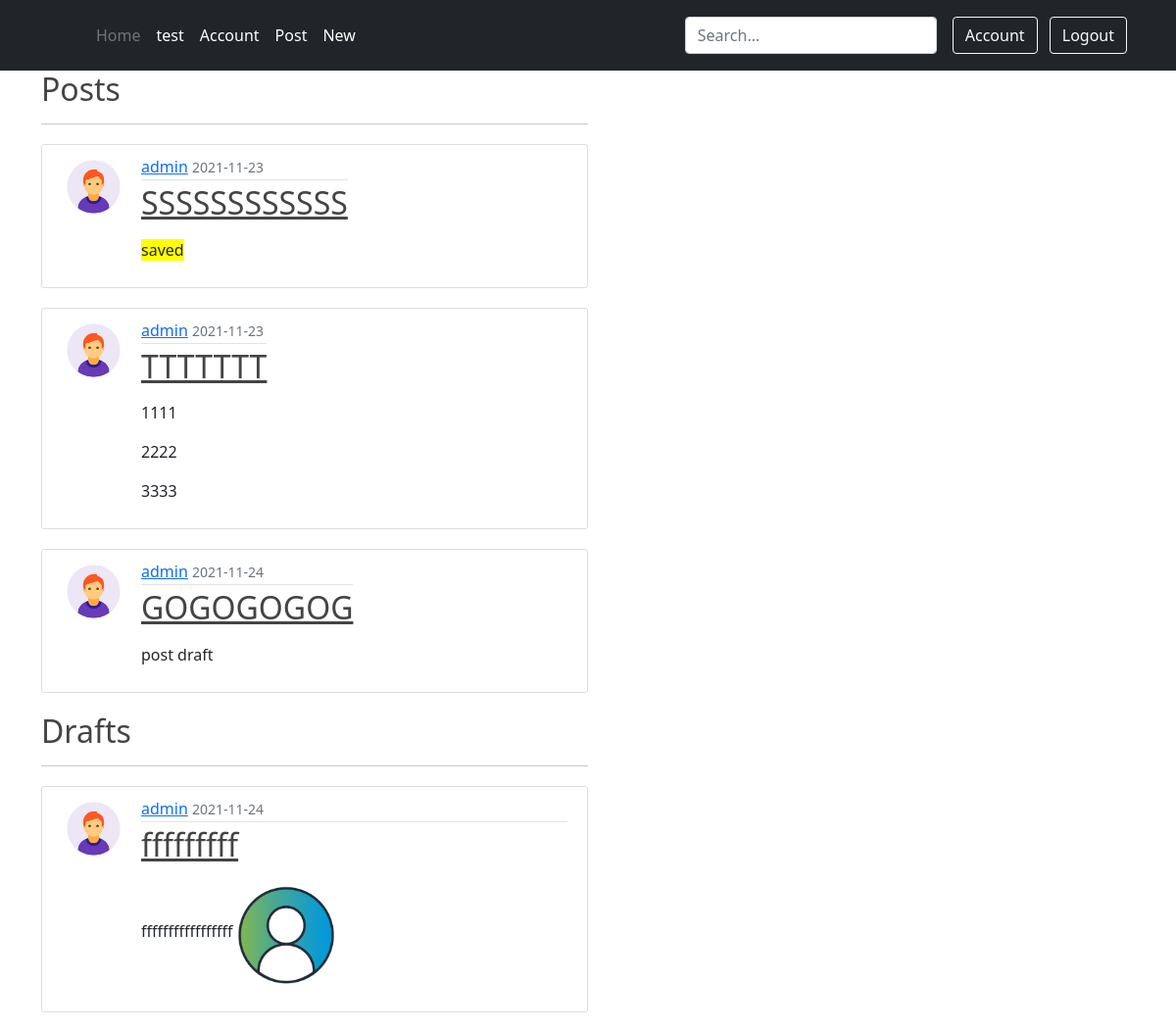
/post (signed in), run on the app's committed database.
### myweb/models.py (models this page shows, shortened)
class Post(db.Model):
    id=db.Column(db.Integer,primary_key=True)
    title=db.Column(db.String(100),nullable=False)
    content=db.Column(db.Text,nullable=False)
    date_posted=db.Column(db.DateTime,nullable=False,default=datetime.utcnow)
    date_updated=db.Column(db.DateTime,nullable=False,default=datetime.utcnow)
    user_id=db.Column(db.Integer,db.ForeignKey('user.id'),nullable=False)

class User(db.Model,UserMixin):
    id=db.Column(db.Integer,primary_key=True)
    username=db.Column(db.String(20),nullable=False)
    email=db.Column(db.String(120),nullable=False,unique=True)
    password=db.Column(db.String(60),nullable=False)
    date_joined=db.Column(db.DateTime,nullable=False,default=datetime.utcnow)
    image_file=db.Column(db.String(20),nullable=False,default='default.png')
    posts = db.relationship('Post', backref='author', lazy=True)
    drafts = db.relationship('Draft', backref='author', lazy=True)

class Draft(db.Model):
    id=db.Column(db.Integer,primary_key=True)
    title=db.Column(db.String(100),nullable=False)
    content=db.Column(db.Text,nullable=False)
    date_posted=db.Column(db.DateTime,nullable=False,default=datetime.utcnow)
    date_updated=db.Column(db.DateTime,nullable=False,default=datetime.utcnow)
    user_id=db.Column(db.Integer,db.ForeignKey('user.id'),nullable=False)

### myweb/posts/routes.py (the view)
@posts.route('/post')
@login_required
def post():
    my_posts=get_posts(current_user.id,'post')
    my_drafts=get_posts(current_user.id,'draft')
    return render_template('posts/post.html',posts=my_posts,drafts=my_drafts)

### myweb/models.py (called while the page is built)
@loginManager.user_loader
def load_user(userID):
    return User.query.get(int(userID))

### myweb/posts/util.py (called while the page is built)
def get_posts(id,post_type):
    if post_type=='post':
        posts=Post.query.filter_by(user_id=id)
    elif post_type=='draft':
        posts=Draft.query.filter_by(user_id=id)
    else:
        return None
    return posts

### myweb/templates/posts/post.html
{% extends "base.html"%}
{% block content%}
<h2>Posts</h2>
<hr>
{% if posts %}
    {% for post in posts %}
        <article class="d-flex content-section">
            <img class="rounded-circle article-img" src="{{ url_for('static', filename='picture/' + post.author.image_file) }}">
            <div class="media-body">
                <div class="article-metadata">
                    <a class="mr-2" href="#">{{ post.author.username }}</a>
                    <small class="text-muted">{{ post.date_posted.strftime('%Y-%m-%d') }}</small>
                </div>
                <h2><a class="article-title" href="{{ url_for('posts.editor',id=post.id)+'&type=post'}}">{{ post.title }}</a></h2>
                <p  class="article-content mypost">{{ post.content|safe }}</p>
            </div>
        </article>
    {% endfor %}
{% else %}
    <h1>add some post</h1>
{% endif %}
<h2>Drafts</h2>
<hr>
{% if drafts %}
    {% for draft in drafts %}
        <article class="d-flex content-section">
            <img class="rounded-circle article-img" src="{{ url_for('static', filename='picture/' + draft.author.image_file) }}">
            <div class="media-body">
                <div class="article-metadata">
                    <a class="mr-2" href="#">{{ draft.author.username }}</a>
                    <small class="text-muted">{{ draft.date_posted.strftime('%Y-%m-%d') }}</small>
                </div>
                <h2><a class="article-title" href="{{ url_for('posts.editor',id=draft.id)+'&type=draft'}}">{{ draft.title }}</a></h2>
                <p  class="article-content mypost">{{ draft.content|safe }}</p>
            </div>
        </article>
    {% endfor %}
{% else %}
    <h1>add some post</h1>
{% endif %}
{% endblock content%}

### myweb/templates/base.html (shortened to what this page needs)
<!DOCTYPE html>
<html lang="zh-TW">
<head>
  <link href="https://cdn.jsdelivr.net/npm/bootstrap@5.1.1/dist/css/bootstrap.min.css" rel="stylesheet">
  <link rel="stylesheet" type="text/css" href="{{ url_for('static', filename='main.css') }}">
</head>
<body>
  <header class="p-3 bg-dark text-white">
    <div class="container">
      <div class="d-flex flex-wrap align-items-center justify-content-center justify-content-lg-start">
        <a href="/" class="d-flex align-items-center mb-2 mb-lg-0 text-white text-decoration-none">
          <svg class="bi me-2" width="40" height="32" role="img" aria-label="Bootstrap"><use xlink:href="#bootstrap"/></svg>
        </a>
        <ul class="nav col-12 col-lg-auto me-lg-auto mb-2 justify-content-center mb-md-0">
          <li><a  class="nav-link px-2 text-secondary" href="{{ url_for('main.home')}}">Home</a></li>
          <li><a href="/test" class="nav-link px-2 text-white">test</a></li>
          <li><a href="{{ url_for('users.account') }}" class="nav-link px-2 text-white">Account</a></li>
          <li><a href="{{ url_for('posts.post') }}" class="nav-link px-2 text-white">Post</a></li>
          <li><a href="{{url_for('posts.post_new') }}" class="nav-link px-2 text-white">New</a></li>
        </ul>
        <form class="col-12 col-lg-auto mb-3 mb-lg-0 me-lg-3">
          <input type="search" class="form-control form-control-dark" placeholder="Search..." aria-label="Search">
        </form>
        <div class="text-end">
          {% if current_user.is_authenticated: %}
            <a href="{{ url_for('users.account')}}"><button type="button" class="btn btn-outline-light me-2">Account</button></a>
            <a href="{{ url_for('users.logout')}}"><button type="button" class="btn btn-outline-light me-2">Logout</button></a>
          {% else%}
            <a href="{{ url_for('users.login')}}"><button type="button" class="btn btn-outline-light me-2">Login</button></a>
            <a href="{{ url_for('users.signup')}}"><button type="button" class="btn btn-warning">Sign-up</button></a>
          {% endif%}
        </div>
      </div>
    </div>
  </header>
  <main role="main" class="container">
    <div class="col-md-6">
      {% block content%}       {% endblock content %}
    </div>
  </main>
</body>
</html>

### myweb/static/main.css (style rules this page uses)
h1, h2, h3, h4, h5, h6 { color: #444444; }
.content-section { background: #ffffff; padding: 10px 20px; border: 1px solid #dddddd; border-radius: 3px; margin-bottom: 20px; margin-top: 20px; }
.article-title { color: #444444; }
.article-content { white-space: pre-line; }
.article-img { height: 65px; width: 65px; margin-right: 16px; }
.article-metadata { padding-bottom: 1px; margin-bottom: 4px; border-bottom: 1px solid #e3e3e3 }

### data on the page
Post: image_file (placeholder picture), author.username "admin", date_posted "2021-11-23", title "SSSSSSSSSSSS", content "saved"
Post: image_file (placeholder picture), author.username "admin", date_posted "2021-11-23", title "TTTTTTT", content "1111 2222 3333"
Post: image_file (placeholder picture), author.username "admin", date_posted "2021-11-24", title "GOGOGOGOG", content "post draft"
Draft: image_file (placeholder picture), author.username "admin", date_posted "2021-11-24", title "fffffffff", content "fffffffffffffffff", content (picture)
